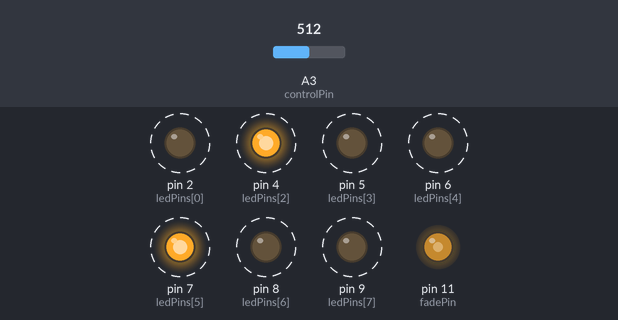
Recording of a sketch running on a simulated Arduino Uno, built with avr-gcc and run on an emulated ATmega328P. Parts: output pins drawn as LEDs (lit = HIGH). Dashed ring = blinking. The test bench sets the inputs (shaded band); at power-on: A3 (controlPin) = 512.

Above: at 1.3 s.
1.4 s: A3 (controlPin) set to 306
At 1.9 s:
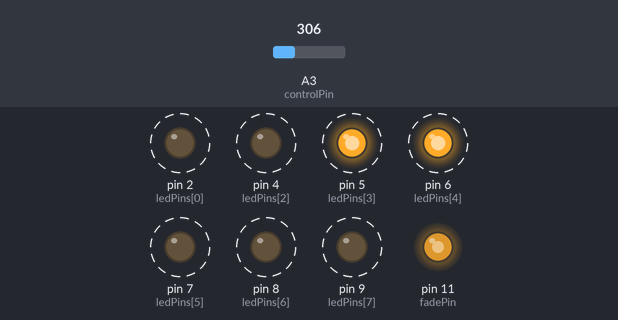
4.4 s: A3 (controlPin) set to 122
At 5.4 s:
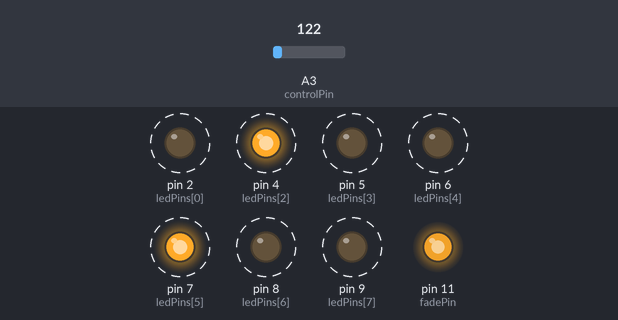
7.4 s: A3 (controlPin) set to 511
At 7.9 s:
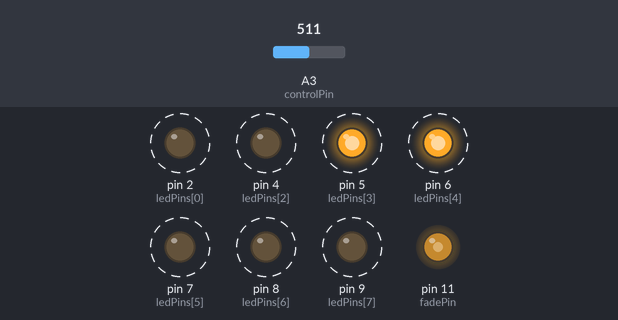
10.4 s: A3 (controlPin) set to 900
At 11.4 s:
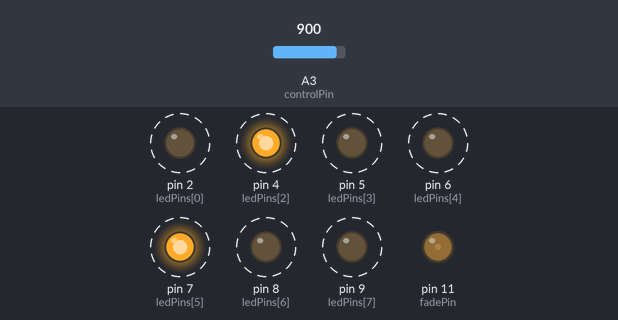
13.4 s: A3 (controlPin) set to 1023
At 13.9 s:
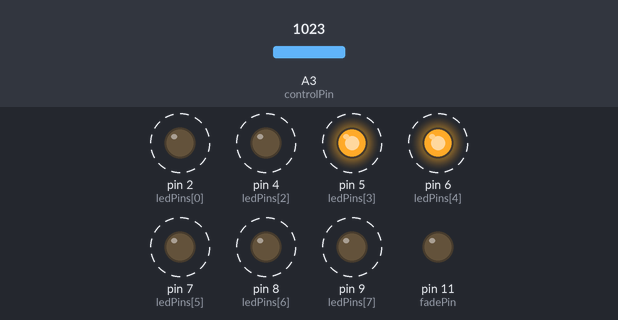
Timing chart, 0 to 17.4 s (numbered marks = the images above; inputs shaded):
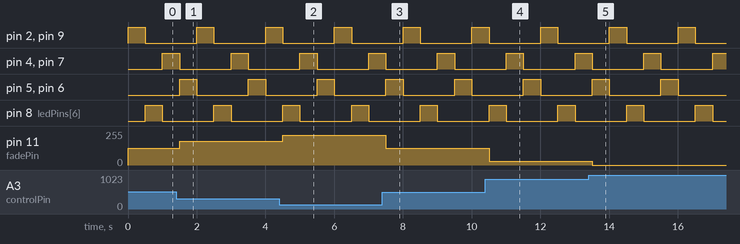

Measured:
- after the input at 1.4 s, pin 11 (fadePin): 127/255 → 178/255 after 0.10 s
- after the input at 4.4 s, pin 11 (fadePin): 178/255 → 224/255 after 0.10 s
- after the input at 7.4 s, pin 11 (fadePin): 224/255 → 127/255 after 0.10 s
- after the input at 10.4 s, pin 11 (fadePin): 127/255 → 30/255 after 0.11 s
- after the input at 13.4 s, pin 11 (fadePin): 30/255 → 0/255 after 0.11 s
- by itself, pin 2 (ledPins[0]), pin 4 (ledPins[2]), pin 5 (ledPins[3]), pin 6 (ledPins[4]), pin 7 (ledPins[5]), pin 8 (ledPins[6]), pin 9 (ledPins[7]): alternates HIGH for 0.50 s and LOW for 1.5 s

The sketch:

WarpDriveLighting.ino
```cpp
const uint8_t ledPins[] = {2, 3, 4, 5, 6, 7, 8, 9};

const uint8_t ledCount = 8;

const uint8_t fadePin = 11;

const uint8_t controlPin = 3;

const uint8_t frames[] = {B10000001, B01000010, B00100100, B00011000};

const boolean invertControl = true;

uint8_t currentFrame = 0;

void setup()
{
  for(uint8_t i = 0; i < ledCount; i++)
  {
    pinMode(ledPins[i], OUTPUT);
  }
  pinMode(fadePin, OUTPUT);
  pinMode(controlPin, INPUT);
}

void loop()
{
  int controlValue = readControlValue();
  int fadeValue = map(controlValue, 0, 1023, 0, 255);
  analogWrite(fadePin, fadeValue);

  if(currentFrame > 3)
  {
    currentFrame = 0;
  }
  for(uint8_t i = 0; i < 8; i++)
  {
    digitalWrite(ledPins[i], LOW);
    digitalWrite(ledPins[i], bitRead(frames[currentFrame], i));
  }
  currentFrame++;
  delay(500);
}

int readControlValue()
{
  int controlValue = analogRead(controlPin);
  if (invertControl)
  {
    controlValue = 1023 - controlValue;
  }
  return controlValue;
}
```

ControlKnob.cpp
```cpp
#include "ControlKnob.h"

/**
 * Initializes the instance that then can be used for monitoring a control knob.
 * The instance starts out in control mode 1 and changes the mode to the respective
 * other mode every time the control know rises above and then falls below a certain
 * threshold.
 * Using the combination of mode and knob value, an application can use one control
 * knob to control two settings (although not at the same time).
 *
 * @param controlPin the pin to which the control knob slider is attached
 * @param mode1SignalPin when mode 1 or control mode is enabled, this pin is pulled HIGH, e.g. for turning on a LED
 * @param mode2SignalPin when mode 2 or control mode is enabled, this pin is pulled HIGH, e.g. for turning on a LED
 * @param invertControl if true, the knob position is inverted, allowing to reverse the knob in software
 */
void ControlKnobClass::begin(uint8_t controlPin, uint8_t mode1SignalPin, uint8_t mode2SignalPin, boolean invertControl)
{
  this->signalPins[CK_MODE_1] = mode1SignalPin;
  this->signalPins[CK_MODE_2] = mode2SignalPin;
  this->isControlInverted = invertControl;
  this->controlPin = controlPin;
  this->currentControlMode = CK_MODE_1;
  this->previousControlValue = 0;

  pinMode(controlPin, INPUT);
  pinMode(signalPins[CK_MODE_1], OUTPUT);
  pinMode(signalPins[CK_MODE_2], OUTPUT);

  checkForNewControlMode();
}

/**
 * Reads the current knob position and evaluates if the change mode has been
 * enabled or disabled. If the knob leaves the control mode, the currently selected
 * mode is switched.
 * That means: by moving the knob above a certain value and back again, the user can
 * change the mode currently active. In combination with the raw control value, two
 * different settings can be controlled.
 *
 * @return the current knob value as read by readControlValue()
 */
int ControlKnobClass::checkForNewControlMode()
{
  this->currentControlValue = readControlValue();

  // if we went above the threshold since the last check, enable change mode
  if (this->currentControlValue >= 1015 && this->previousControlValue < 1015)
  {
      digitalWrite(signalPins[CK_MODE_1], HIGH);
      digitalWrite(signalPins[CK_MODE_2], HIGH);
      this->isInControlChangeMode = true;
  }
  // if went below the threshold since the last check, flip modes and leave change mode
  else if (this->currentControlValue < 1015 && this->previousControlValue >= 1015)
  {
    if (this->currentControlMode == CK_MODE_1)
    {
      this->currentControlMode = CK_MODE_2;
    }
    else
    {
      this->currentControlMode = CK_MODE_1;
    }
    this->isInControlChangeMode = false;
  }

  // Store the current reading as the previous reading for the next check
  this->previousControlValue = this->currentControlValue;

  // Signal the mode change to the user
  refreshModeDisplay();

  // Delay a little bit to avoid overlapping readings
  delay(10);

}

/**
 * Reads the current position of the control knob from the controlPin and returns it. If
 * isControlInverted is true, the value is inverted by subtracting it from 1023.
 *
 * @return the control value in a range from 0 to 1023
 */
int ControlKnobClass::readControlValue()
{
  int controlValue = analogRead(this->controlPin);
  if (this->isControlInverted)
  {
    controlValue = 1023 - controlValue;
  }
  return controlValue;
}

uint8_t ControlKnobClass::getCurrentControlMode()
{
  return this->currentControlMode;
}

/**
 * Refreshes the state of the two attached signal pins to show the currently
 * selected mode.
 */
void ControlKnobClass::refreshModeDisplay()
{
  digitalWrite(signalPins[CK_MODE_1], LOW);
  digitalWrite(signalPins[CK_MODE_2], LOW);
  digitalWrite(signalPins[currentControlMode], HIGH);
}

// Offer a pre-instantiated instance to the user for convenience.
ControlKnobClass ControlKnob;
```

ControlKnob.h
```cpp
// Pre-processor directive to ensure that this header file is only
// included once, no matter how often it is used in an include statement.
#ifndef ICMI_ControlKnob_h
#define ICMI_ControlKnob_h

// In order to use the well known Arduino commands, we need to include
// the main Arduino header file. This will only work with Arduino 1.0
// or greater, because the header file was named differently before the
// 1.0 release.
#include <Arduino.h>

#define CK_MODE_1 0
#define CK_MODE_2 1

class ControlKnobClass
{
public:

  void begin(uint8_t controlPin, uint8_t mode1SignalPin, uint8_t mode2SignalPin, boolean invertControl);

  int checkForNewControlMode();

  uint8_t getCurrentControlMode();

private:

  void refreshModeDisplay();
  int readControlValue();

  boolean isControlInverted;
  boolean isInControlChangeMode;
  int previousControlValue;
  int currentControlValue;
  uint8_t currentControlMode;
  uint8_t controlPin;
  uint8_t signalPins[2];

};

extern ControlKnobClass ControlKnob;

#endif
```
